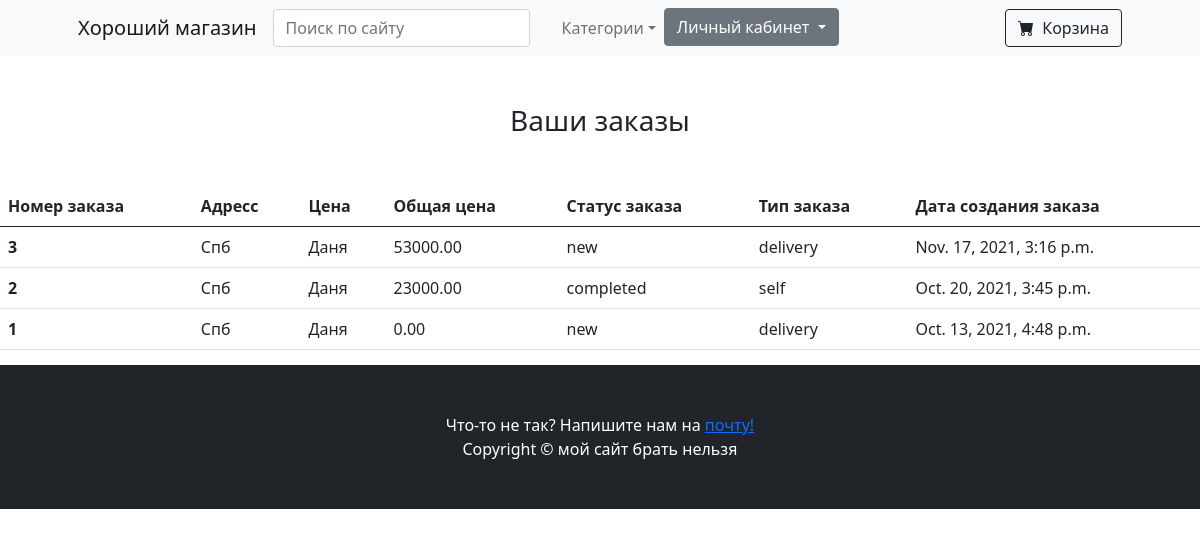
The app's page /orders/ (signed in), older data.
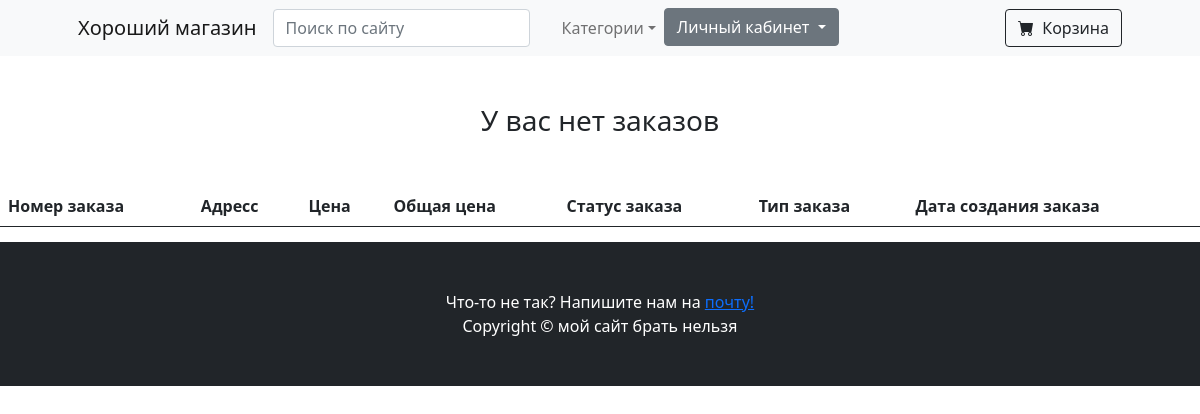
The same page, newer data.
### app/models.py (models this page shows, shortened)
class Order(models.Model):
    STATUS_NEW = 'new'
    STATUS_IN_PROGRESS = 'in_progress'
    STATUS_READY = 'is_ready'
    STATUS_COMPLETED = 'completed'
    BUYING_TYPE_SELF = 'self'
    BUYING_TYPE_DELIVERY = 'delivery'
    STATUS_CHOICES = (  # Статусы заказа
        (STATUS_NEW, 'Новый заказ'),
        (STATUS_IN_PROGRESS, 'Заказ в обработке'),
        (STATUS_READY, 'Заказ готов'),
        (STATUS_COMPLETED, 'Заказ выполнен')
    )
    BUYING_TYPE_CHOICES = (  # Тип оплаты заказы
        (BUYING_TYPE_SELF, 'Самовывоз'),
        (BUYING_TYPE_DELIVERY, 'Доставка')
    )
    cart = models.ForeignKey(Cart, verbose_name='Корзина', on_delete=models.CASCADE, null=True, blank=True)
    customer = models.ForeignKey(Customer, verbose_name='Покупатель', on_delete=models.CASCADE, null=True, blank=True)
    customer_name = models.CharField(max_length=255, verbose_name='Имя покупателя', null=True, blank=True)
    customer_last_name = models.CharField(max_length=255, verbose_name='Имя покупателя', null=True, blank=True)
    adress = models.CharField(max_length=255, verbose_name='Адрес', null=True, blank=True)
    phone = models.CharField(max_length=255, verbose_name='Номер телефона', null=True, blank=True)
    order_status = models.CharField(max_length=255, verbose_name='Статус заказа', choices=STATUS_CHOICES,
                                    default=STATUS_NEW)
    type_of_order = models.CharField(max_length=255, verbose_name='Тип заказа', choices=BUYING_TYPE_CHOICES,
                                     default=BUYING_TYPE_DELIVERY)
    comment = models.TextField(verbose_name='Комментарий', blank=True, null=True)
    date_of_order = models.DateTimeField(verbose_name='Время создания заказа', default=timezone.now)
    date_of_receiveing = models.DateField(verbose_name='Время получения заказа', default=timezone.now)

class Cart(models.Model):
    owner = models.ForeignKey(
        'Customer',
        verbose_name='Покупатель',
        on_delete=models.CASCADE,
        null=True
    )
    products = models.ManyToManyField(CartProduct, blank=True, related_name='related_cart')
    total_products = models.PositiveIntegerField(default=0)
    final_price = models.DecimalField(max_digits=10, decimal_places=2, verbose_name='Финальная цена', null=True)
    in_order = models.BooleanField(default=False)
    for_anonym_user = models.BooleanField(default=False)

### app/views.py (the view)
# urls.py: path('orders/', CustomerOrdersView.as_view(), name='orders'),
class CustomerOrdersView(CartMixin, View):
    def get(self, request, *args, **kwargs):
        orders = Order.objects.filter(customer=self.customer).order_by('-date_of_order')
        context = {
            'orders': orders
        }
        return render(request, 'app/customer_orders.html', context)

### app/utils/mixins.py (called while the page is built)
    def dispatch(self, request, *args, **kwargs):
        if request.user.is_authenticated:
            customer = Customer.objects.filter(user=request.user).first()
            if not customer:
                customer = Customer.objects.create(user=request.user)
            self.customer = customer
            cart = Cart.objects.filter(owner=customer, in_order=False).first()
            if not cart:
                cart = Cart.objects.create(owner=customer)
        else:
            cart = Cart.objects.filter(for_anonym_user=True).first()
            if not cart:
                cart = Cart.objects.create(for_anonym_user=True)
        self.cart = cart
        return super().dispatch(request, *args, **kwargs)

### app/templates/app/customer_orders.html (shortened to what this page needs)
{%extends 'app/index.html'%}
{%block content%}
<h3 class="text-center mt-5 mb-5">{%if not orders%} У вас нет заказов {%else%} Ваши заказы {%endif%}</h3>
<table class="table">
  <thead>
    <tr>
      <th scope="col">Номер заказа</th>
      <th scope="col">Адресс</th>
      <th scope="col">Цена</th>
      <th scope="col">Общая цена</th>
      <th scope="col">Статус заказа</th>
        <th scope="col">Тип заказа</th>
        <th scope="col">Дата создания заказа</th>
    </tr>
  </thead>
  <tbody>
  {% for order in orders %}
    <tr>
      <th scope="row">{{order.id}}</th>
       <td>{{order.adress}}</td>
       <td>{{order.customer_name}}</td>
        <td>{{order.cart.final_price}}</td>
        <td>{{order.order_status}}</td>
        <td>{{order.type_of_order}}</td>
        <td>{{order.date_of_order}}</td>
    </tr>
  {%endfor%}
  </tbody>
</table>
{%endblock content%}

Row changes from the older to the newer data that the page shows:
removed Order: id "3", adress "Спб", customer_name "Даня", cart.final_price "53000.00", order_status "new", type_of_order "delivery", date_of_order "Nov. 17, 2021, 3:16 p.m."
removed Order: id "2", adress "Спб", customer_name "Даня", cart.final_price "23000.00", order_status "completed", type_of_order "self", date_of_order "Oct. 20, 2021, 3:45 p.m."
removed Order: id "1", adress "Спб", customer_name "Даня", cart.final_price "0.00", order_status "new", type_of_order "delivery", date_of_order "Oct. 13, 2021, 4:48 p.m."
Text that changed along with them:
text no longer shown: "Ваши заказы"
text now shown: "У вас нет заказов"
